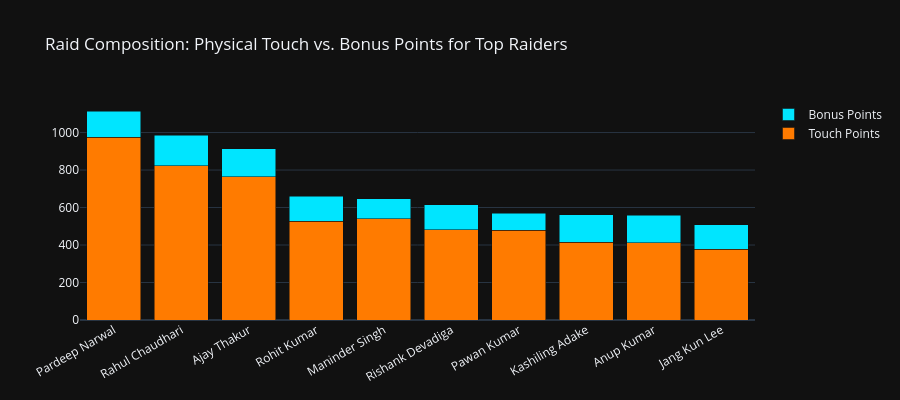

Notebook source saved alongside this figure:
### Markdown cell above
### 🎯 Step 7: Physical Touch Points vs. Bonus Line Crossings

### Code cell
player_touch_bonus = df_players.groupby('player_name').agg({
    'player_raid_points_touch': 'sum',
    'player_raid_points_raid_bonus': 'sum',
    'player_raid_points_total': 'sum'
}).reset_index().sort_values(by='player_raid_points_total', ascending=False).head(10)

fig_split = go.Figure()
fig_split.add_trace(go.Bar(
    name='Touch Points',
    x=player_touch_bonus['player_name'],
    y=player_touch_bonus['player_raid_points_touch'],
    marker_color='#ff7b00'
))
fig_split.add_trace(go.Bar(
    name='Bonus Points',
    x=player_touch_bonus['player_name'],
    y=player_touch_bonus['player_raid_points_raid_bonus'],
    marker_color='#00e5ff'
))
fig_split.update_layout(
    barmode='stack',
    title="Raid Composition: Physical Touch vs. Bonus Points for Top Raiders",
    template="plotly_dark",
    height=400,
    xaxis_tickangle=-30
)
fig_split.show()

### Figure 1 — Plotly figure (JSON) as saved in the notebook; plotly's stock layout.template omitted (floating-point values rounded to 4 significant figures)
{"data": [{"marker": {"color": "#ff7b00"}, "name": "Touch Points", "type": "bar", "x": ["Pardeep Narwal", "Rahul Chaudhari", "Ajay Thakur", "Rohit Kumar", "Maninder Singh", "Rishank Devadiga", "Pawan Kumar", "Kashiling Adake", "Anup Kumar", "Jang Kun Lee"], "y": [975, 822, 763, 527, 540, 482, 478, 414, 413, 377]}, {"marker": {"color": "#00e5ff"}, "name": "Bonus Points", "type": "bar", "x": ["Pardeep Narwal", "Rahul Chaudhari", "Ajay Thakur", "Rohit Kumar", "Maninder Singh", "Rishank Devadiga", "Pawan Kumar", "Kashiling Adake", "Anup Kumar", "Jang Kun Lee"], "y": [140, 164, 150, 134, 107, 133, 91, 148, 147, 130]}], "layout": {"barmode": "stack", "height": 400, "title": {"text": "Raid Composition: Physical Touch vs. Bonus Points for Top Raiders"}, "xaxis": {"tickangle": -30}}}
